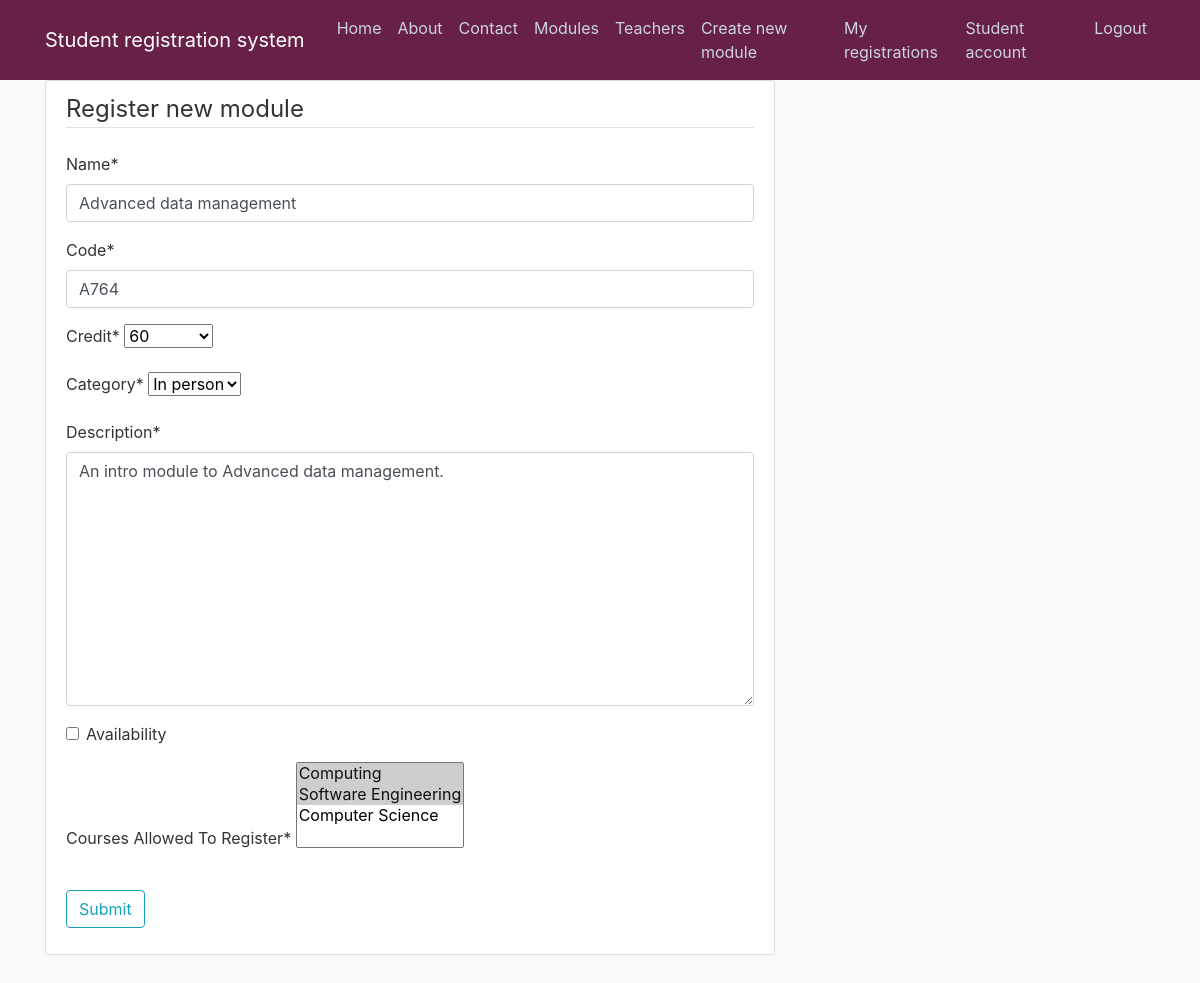
The page /module/A764/update/ (signed in) on the database as committed earlier.
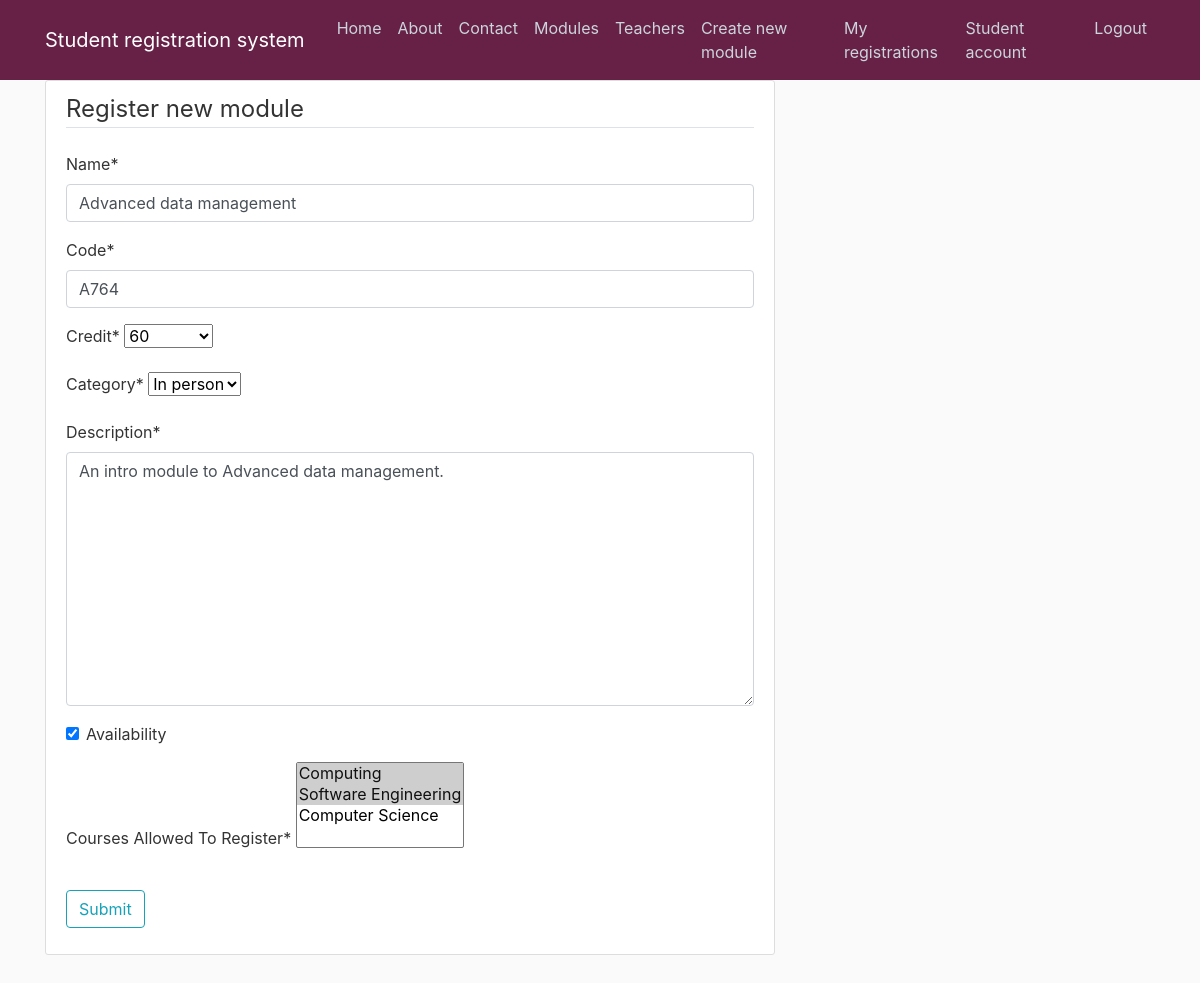
The same page on the database as committed later.
### ModuleRegistrationSystem/models.py (models this page shows, shortened)
class Module(models.Model):
    name = models.CharField(max_length= 40)
    code = models.CharField(max_length= 4, primary_key= 'code')
    credit = models.IntegerField(choices= [(20, 20), (40, 40), (60, 60)])
    category = models.CharField(max_length= 20, choices= [('In-person', 'In person'), ('Online', 'Online')])
    description = models.TextField()
    availability = models.BooleanField(default=True)
    courses_Allowed_To_Register = models.ManyToManyField(Course)

class Course(models.Model):
    name = models.CharField(max_length = 20, primary_key= 'name')
    startDate = models.DateField(default = timezone.now)
    duration = models.CharField(max_length = 10 ,choices= [('1 year', '1 year'), ('2 years', '2 years'), ('3 years', '3 years')])
    description = models.TextField()
    def __str__(self):
        return f'{self.name}'

### ModuleRegistrationSystem/views.py (the view)
# urls.py: path('module/<str:pk>/update/', ModuleUpdateView.as_view(), name='module-update'),
class ModuleUpdateView(UpdateView):
        model = Module
        fields = ['name', 'code', 'credit', 'category', 'description', 'availability', 'courses_Allowed_To_Register']

### ModuleRegistrationSystem/templates/ModuleRegistrationSystem/module_form.html (shortened to what this page needs)
{% extends "ModuleRegistrationSystem/base.html" %}
{% load crispy_forms_tags %}
{% block content %}
{% if user.is_superuser %}
<div class="content-section">
    <form method="POST">
        <fieldset class="form-group">
            <legend class="border-bottom mb-4">Register new module</legend>
            {{ form | crispy }}
        </fieldset>
        <div class="form-group">
            <button class="btn btn-outline-info" type="submit">Submit</button>
        </div>
    </form>
{% else %}
<div class="content-section">
    <h1>Page only accessible to Admins!</h1>
    <h2>Please return to homepage</h2>
</div>
{% endif %}
{% endblock content %}

Rows that differ between the two databases and show on the page:
changed Module "In person": availability "☐" → "☑"
